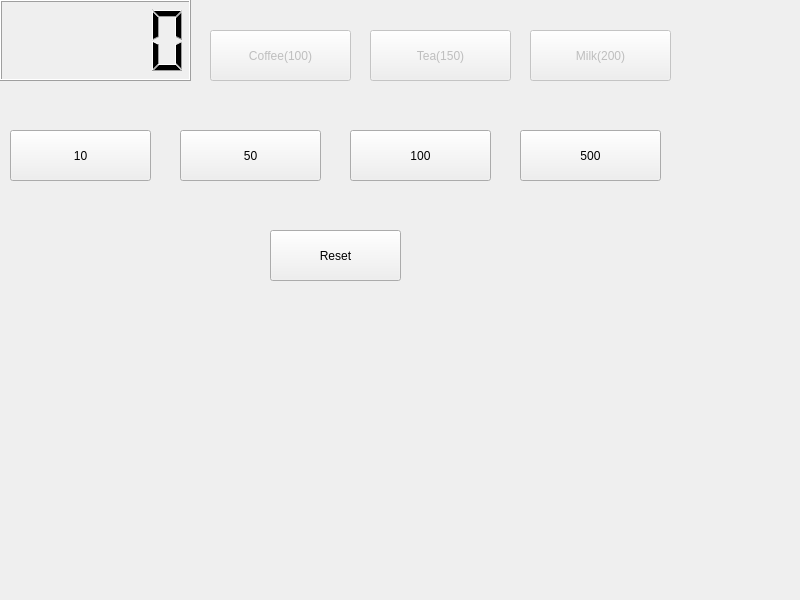
<?xml version="1.0" encoding="UTF-8"?>
<ui version="4.0">
 <class>Widget</class>
 <widget class="QWidget" name="Widget">
  <property name="geometry">
   <rect>
    <x>0</x>
    <y>0</y>
    <width>800</width>
    <height>600</height>
   </rect>
  </property>
  <property name="windowTitle">
   <string>Widget</string>
  </property>
  <widget class="QLCDNumber" name="lcdNumber">
   <property name="geometry">
    <rect>
     <x>0</x>
     <y>0</y>
     <width>191</width>
     <height>81</height>
    </rect>
   </property>
  </widget>
  <widget class="QPushButton" name="coin10">
   <property name="geometry">
    <rect>
     <x>10</x>
     <y>130</y>
     <width>141</width>
     <height>51</height>
    </rect>
   </property>
   <property name="text">
    <string>10</string>
   </property>
  </widget>
  <widget class="QPushButton" name="coin50">
   <property name="geometry">
    <rect>
     <x>180</x>
     <y>130</y>
     <width>141</width>
     <height>51</height>
    </rect>
   </property>
   <property name="text">
    <string>50</string>
   </property>
  </widget>
  <widget class="QPushButton" name="coin100">
   <property name="geometry">
    <rect>
     <x>350</x>
     <y>130</y>
     <width>141</width>
     <height>51</height>
    </rect>
   </property>
   <property name="text">
    <string>100</string>
   </property>
  </widget>
  <widget class="QPushButton" name="coin500">
   <property name="geometry">
    <rect>
     <x>520</x>
     <y>130</y>
     <width>141</width>
     <height>51</height>
    </rect>
   </property>
   <property name="text">
    <string>500</string>
   </property>
  </widget>
  <widget class="QPushButton" name="coffee">
   <property name="enabled">
    <bool>false</bool>
   </property>
   <property name="geometry">
    <rect>
     <x>210</x>
     <y>30</y>
     <width>141</width>
     <height>51</height>
    </rect>
   </property>
   <property name="text">
    <string>Coffee(100)</string>
   </property>
  </widget>
  <widget class="QPushButton" name="tea">
   <property name="enabled">
    <bool>false</bool>
   </property>
   <property name="geometry">
    <rect>
     <x>370</x>
     <y>30</y>
     <width>141</width>
     <height>51</height>
    </rect>
   </property>
   <property name="text">
    <string>Tea(150)</string>
   </property>
  </widget>
  <widget class="QPushButton" name="milk">
   <property name="enabled">
    <bool>false</bool>
   </property>
   <property name="geometry">
    <rect>
     <x>530</x>
     <y>30</y>
     <width>141</width>
     <height>51</height>
    </rect>
   </property>
   <property name="text">
    <string>Milk(200)</string>
   </property>
  </widget>
  <widget class="QPushButton" name="reset">
   <property name="geometry">
    <rect>
     <x>270</x>
     <y>230</y>
     <width>131</width>
     <height>51</height>
    </rect>
   </property>
   <property name="text">
    <string>Reset</string>
   </property>
  </widget>
 </widget>
 <resources/>
 <connections/>
</ui>
